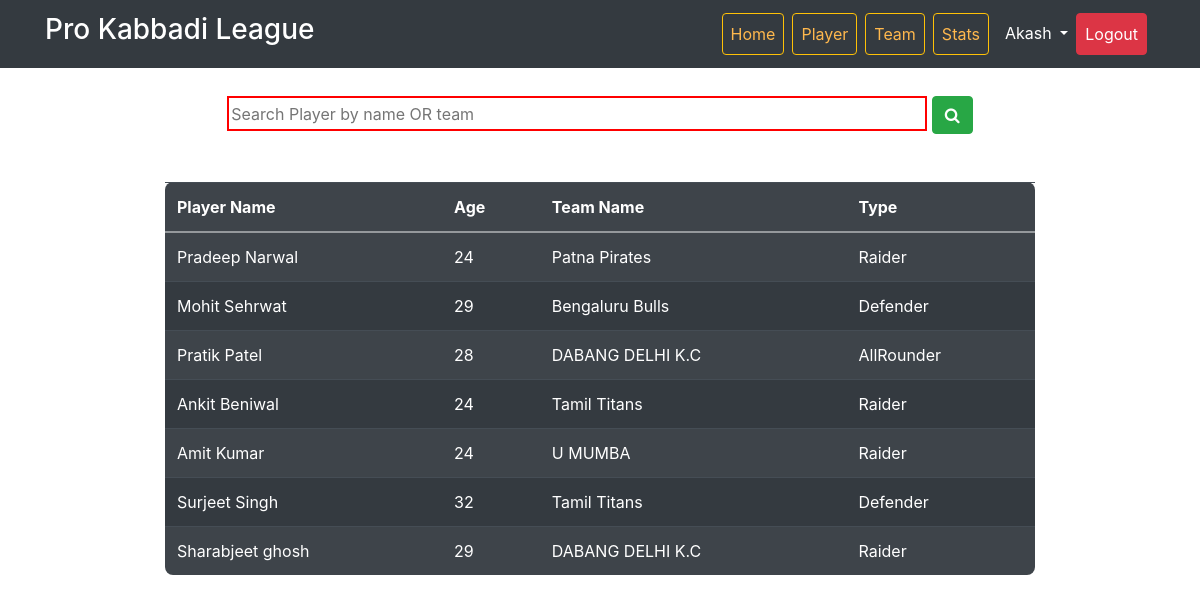
/PHP/player.php (signed in), run on the app's committed database.
### tables this page shows
CREATE TABLE `register` (
  `name` varchar(100) NOT NULL,
  `user` varchar(100) NOT NULL,
  `city` varchar(100) NOT NULL,
  `dob` date NOT NULL,
  `password` varchar(100) NOT NULL
);

CREATE TABLE `player` (
  `id` int(3) NOT NULL,
  `name` varchar(20) NOT NULL,
  `age` int(2) NOT NULL,
  `team_name` varchar(20) NOT NULL,
  `type` varchar(10) NOT NULL
);

### PHP/player.php (the view, shortened to what this page needs)
<!DOCTYPE html>
<html lang="en">
<head>
  <link rel="stylesheet" href="css/bootstrap.css">
  <link rel="stylesheet" href="ms2.css">
  <link rel="stylesheet" href="https://stackpath.bootstrapcdn.com/bootstrap/4.3.1/css/bootstrap.min.css">
  <link href="//maxcdn.bootstrapcdn.com/font-awesome/4.1.0/css/font-awesome.min.css" rel="stylesheet">
</head>
<body data-spy="scroll" data-target=".navbar">
<div id="Header">
  <nav class="navbar navbar-expand-sm navbar-dark bg-dark fixed-top">
    <div class="container">
   <span class="navbar-brand"><h3>Pro Kabbadi League</h3></span>
   <div class="collapse navbar-collapse" id="navbar">
     <ul class="navbar-nav ml-auto">
       <li class="nav-item mr-2"><a href="login.php" name="About" class="nav-link btn btn-outline-warning">Home</a></li>
       <li class="nav-item mr-2"><a href="player.php" class="nav-link btn btn-outline-warning">Player</a></li>
       <li class="nav-item mr-2"><a href="team.php" class="nav-link btn btn-outline-warning">Team</a></li>
       <li class="nav-item mr-2"><a href="stats.php" class="nav-link btn btn-outline-warning">Stats</a></li>
        <?php
        $connection = mysqli_connect("localhost","root","","kabaddi");
        $entry_database = "register";
         $y=$_SESSION['uid1'];
        $query="SELECT * FROM $entry_database where user='$y';";
        $query_run=mysqli_query($connection,$query);
        while($row=mysqli_fetch_assoc($query_run)) {
          ?>
          <li class="nav-item dropdown">
          <a class="nav-link dropdown-toggle text-white" href="#" id="navbarDropdown" role="button" data-toggle="dropdown" aria-haspopup="true" aria-expanded="false">
            <?php echo $row['name'];?>
          </a>
           <?php
         }
           ?>
           </li>
        <li class="nav-item mr-2"><a href="log.php" class="nav-link btn btn-danger text-white">Logout</a></li>
     </ul>
   </div>
    </div>
  </nav>
  </div>
  <br><br>
<br><br>
 <center>
   <form class="" action="ser.php" method="POST">
 <input type="text" placeholder="Search Player by name OR team " name="id1" style="width:700px;height:35px;border: 2px solid red;align:center;">
 <button type="submit" class="btn btn-md btn-success" name="search"><i class="fa fa-search fa-md"></i></button>
 </form>
</center><br><br>
<div class="container cv">
  <table class="table table-dark table-striped">
  <thead-dark>
    <tr>
      <th scope="col">Player Name</th>
      <th scope="col">Age</th>
      <th scope="col">Team Name</th>
      <th scope="col">Type</th>
    </tr>
  <tbody>
    <?php
    $connection = mysqli_connect("localhost","root","","kabaddi");
    $entry_database = "player";
    $query="SELECT * FROM $entry_database";
    $query_run=mysqli_query($connection,$query);
    while($row=mysqli_fetch_assoc($query_run)) {
      ?>
    <tr>
      <td><?php echo $row['name'];?></td>
      <td><?php echo $row['age'];?></td>
      <td><?php echo $row['team_name'];?></td>
      <td><?php echo $row['type'];?></td>
    </tr>
    <?php
   }
   ?>
  </tbody>
</table>
</div>
</html>

### CSS/ms2.css (style rules this page uses)
#Header a { color: #ffb84d; }
table { border-radius: 8px; }

### PHP/player.php (style rules this page uses)
.cv { width: 900px; }

### data on the page
register: name "Akash"
player: name "Pradeep Narwal", age "24", team_name "Patna Pirates", type "Raider"
player: name "Mohit Sehrwat", age "29", team_name "Bengaluru Bulls", type "Defender"
player: name "Pratik Patel", age "28", team_name "DABANG DELHI K.C", type "AllRounder"
player: name "Ankit Beniwal", age "24", team_name "Tamil Titans", type "Raider"
player: name "Amit Kumar", age "24", team_name "U MUMBA", type "Raider"
player: name "Surjeet Singh", age "32", team_name "Tamil Titans", type "Defender"
player: name "Sharabjeet ghosh", age "29", team_name "DABANG DELHI K.C", type "Raider"
